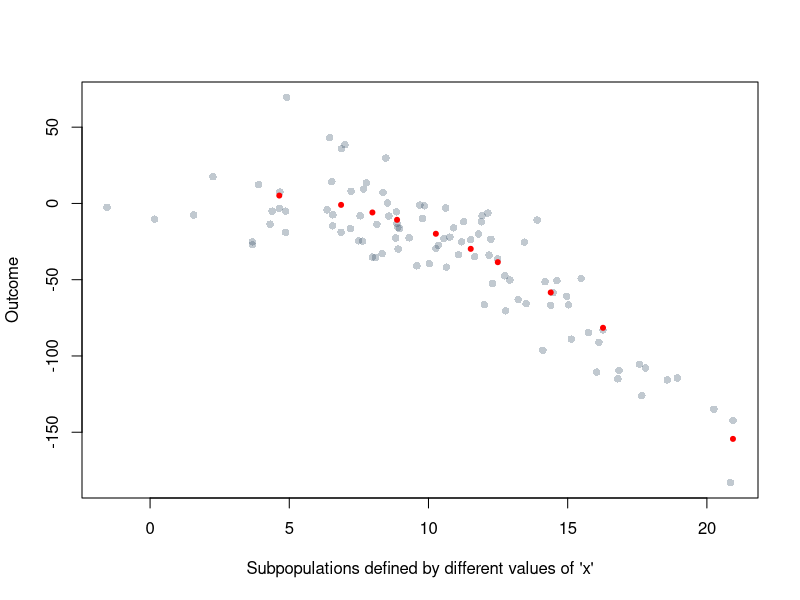
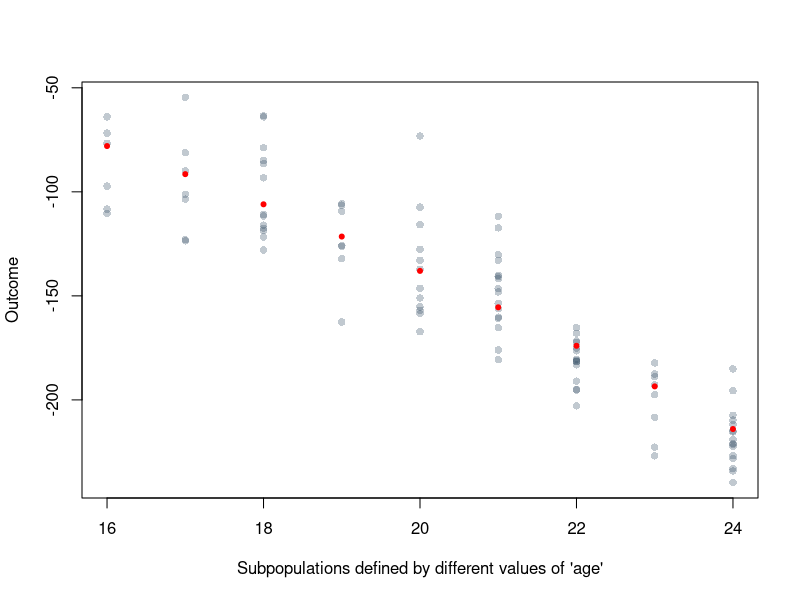
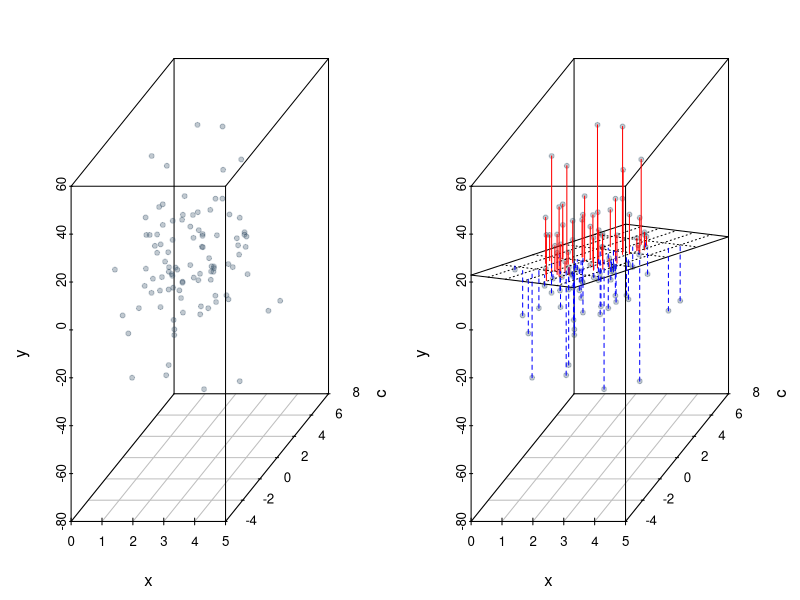
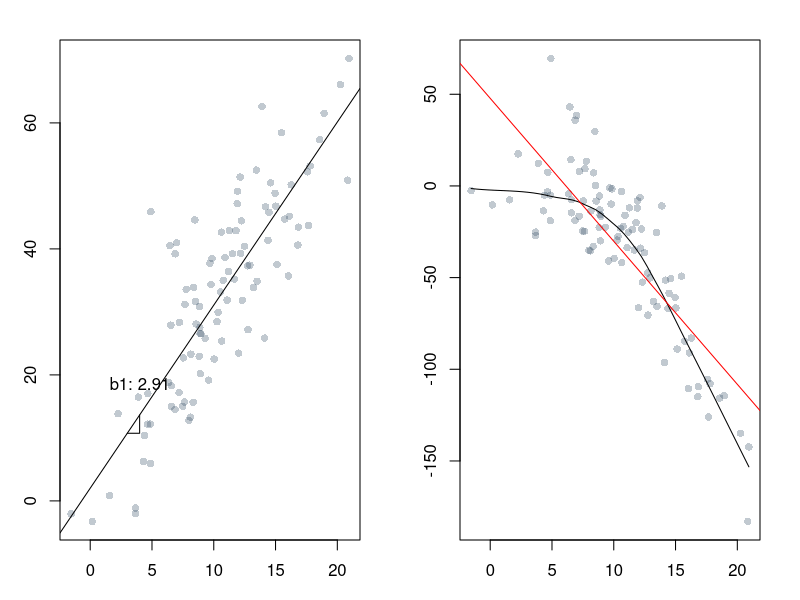
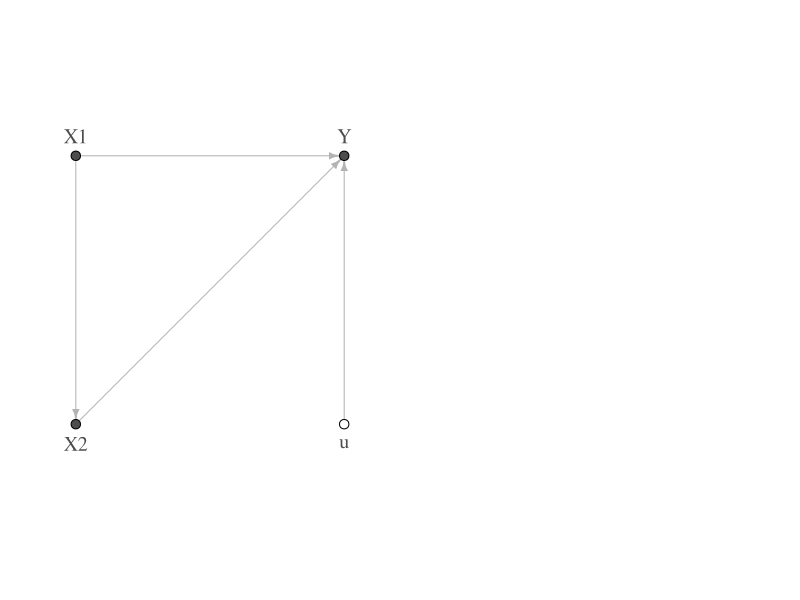

The R source for these figures, in order:
## ---- chunk 1
# Imports
library(scatterplot3d)
library(igraph)
library(tibble)
darkblue <- rgb(0.2, 0.3, 0.4, 0.3)  # define a color for later use
## ---- chunk 2
set.seed(123)  # fix the random number generator
x <- rnorm(100, 10, 5)  # draw 100 numbers randomly from a normal distribution
y <- 2 + 3 * x - 0.5*x^2 + rnorm(100, 0, 20)  # create a new variable y as linear additive function of x
plot(x, y,  # plot x vs y (draws points by default)
     col=darkblue,  # color of the points
     pch=16,  # point character, 16 is a small dot
     xlab="Subpopulations defined by different values of 'x'",
     ylab="Outcome")  
chosen_sub_population <- x[rank(x) %% 10 == 0]  # keep the 10th highest, 2th highest, etc. value 
y_ticks <- 2 + 3 * chosen_sub_population - 0.5 * chosen_sub_population^2
points(chosen_sub_population, y_ticks, col="red", pch=20)  # adds the average y in red for evey ticks value
## ---- chunk 3
set.seed(123)  # fix the random number generator
age_range <- 16:24
age <- sample(x=age_range, size=100, replace=TRUE)  # draw 100 integers randomly
y <- 2 + 3 * age - 0.5*age^2 + rnorm(100, 0, 20)  # create a new variable y as linear additive function of x
plot(age, y,  # plot x vs y (draws points by default)
     col=darkblue,  # color of the points
     pch=16,  # point character, 16 is a small dot
     xlab="Subpopulations defined by different values of 'age'",
     ylab="Outcome")  
y_ticks <- 2 + 3 * age_range - 0.5 * age_range^2
points(age_range, y_ticks, col="red", pch=20)  # adds the average y in red for evey ticks value
## ---- chunk 4
set.seed(2345)  # fixing so that we always get the same numbers
x <- rnorm(100, 2, 1)
c <- rnorm(100, 3, 2)
u <- rnorm(100, 0, 20)
y <- 1 + 3 *x - 3 * c + u
par(mfrow=c(1,2))  # set graphics parameters. 1 row 2 columns
# 3d scatter plots. Drawing points 
s3d <- scatterplot3d(x,c,y, pch=20, color=darkblue,  
                     mar = c(3, 3, 2, 2), main="")
s3d <- scatterplot3d(x,c,y, pch=20, color=darkblue,  
                     mar = c(3, 3, 2, 2), main="")
# adding the regression plance
fit1 <- lm(y ~ x+c)  # fitting a regression model
# adding the regression plane to the second plot
s3d$plane3d(fit1, lty.box="solid", lty="dotted") 
# computing difference between y and fitted plane
orig     <- s3d$xyz.convert(x, c, y)
plane    <- s3d$xyz.convert(x, c,  fitted(fit1))
# labeling whether lines needs to be drawn red or blue
i.negpos <- 1 + (resid(fit1) > 0) # 1 for neg 2 for pos
# drawing the lines
segments(orig$x, orig$y, plane$x, plane$y,
         col=c("blue", "red")[i.negpos],  # color
         lty=(2:1)[i.negpos]  # line type 
         )
## ---- chunk 5
set.seed(123)
x <- rnorm(100, 10, 5)
y <- 2 + 3 * x + rnorm(100, 0, 9)
plot(x, y, col=darkblue, pch=16)
uni_reg <- lm(y~x)
betas <- coef(uni_reg)
abline(uni_reg)
x_pos <- 4
text(x_pos, betas[1] + betas[2] * x_pos + 5, labels=paste("b1:", round(betas[2], 2)))
triangle_x <- c(3, 4, 4)
triangle_y <- betas[1] + betas[2] * triangle_x
triangle_y[2] <- triangle_y[1]
lines(triangle_x, triangle_y)
## ---- chunk 6
set.seed(123)
x <- rnorm(100, 10, 5)
y <- 2 + 3 * x - 0.5*x^2 + rnorm(100, 0, 20)
scatter.smooth(x, y, col=darkblue, pch=16)
# plot(x, y, col=darkblue, pch=16)
abline(lm(y~x), col="red")
## ---- chunk 7
set.seed(1234)
x1 <- rnorm(100, 3, 10)
x2 <- 0.3 * x1 + rnorm(100, 1, 3)
y = 1 + 2 * x1 - 2 * x2 + rnorm(100, 0, 1)
summary(lm(y ~ x1))
summary(lm(y ~ x1 + x2))
## ---- chunk 8
Nodes <- tribble(
  ~nodes, ~x, ~y, 
  "Y",     1,  1,  
  "X1",    0,  1,  
  "X2",    0,  0,
  "u",     1,  0)
Edges <- tribble(
  ~from,  ~to,
  "X1",    "Y",
  "X1",    "X2",
  "X2",    "Y",
  "u",     "Y")
plot(graph_from_data_frame(vertices=Nodes, d=Edges, directed=TRUE),
     vertex.color=c(rep("gray30", nrow(Nodes)-1), "white"), 
     vertex.size=7,
     label.font=2, vertex.size=30, vertex.label.cex=1.2,
     edge.arrow.size=0.5, edge.color="gray70", 
     vertex.label.color="gray30", vertex.label.dist=2,
     vertex.label.degree=c(-pi/2, -pi/2, pi/2, pi/2))
